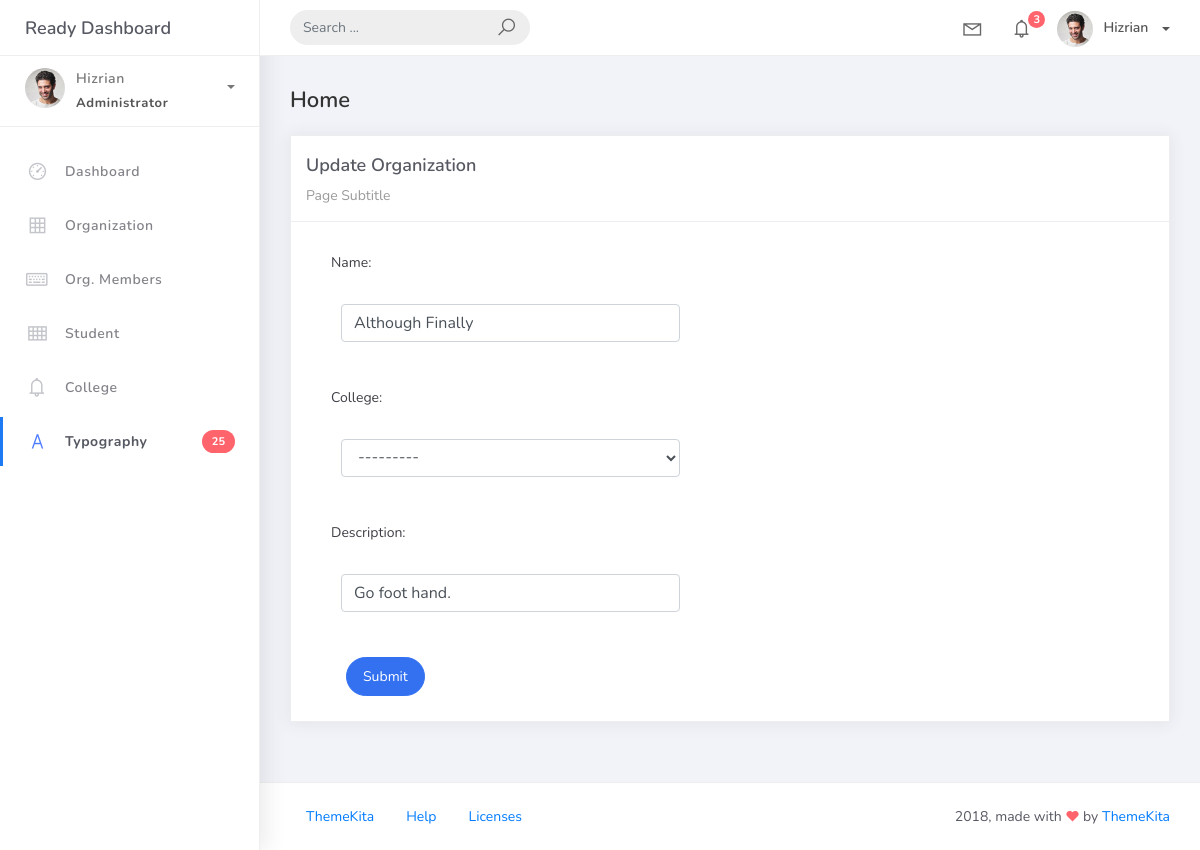
/organization_list/6/, run on an earlier commit of the app's database.
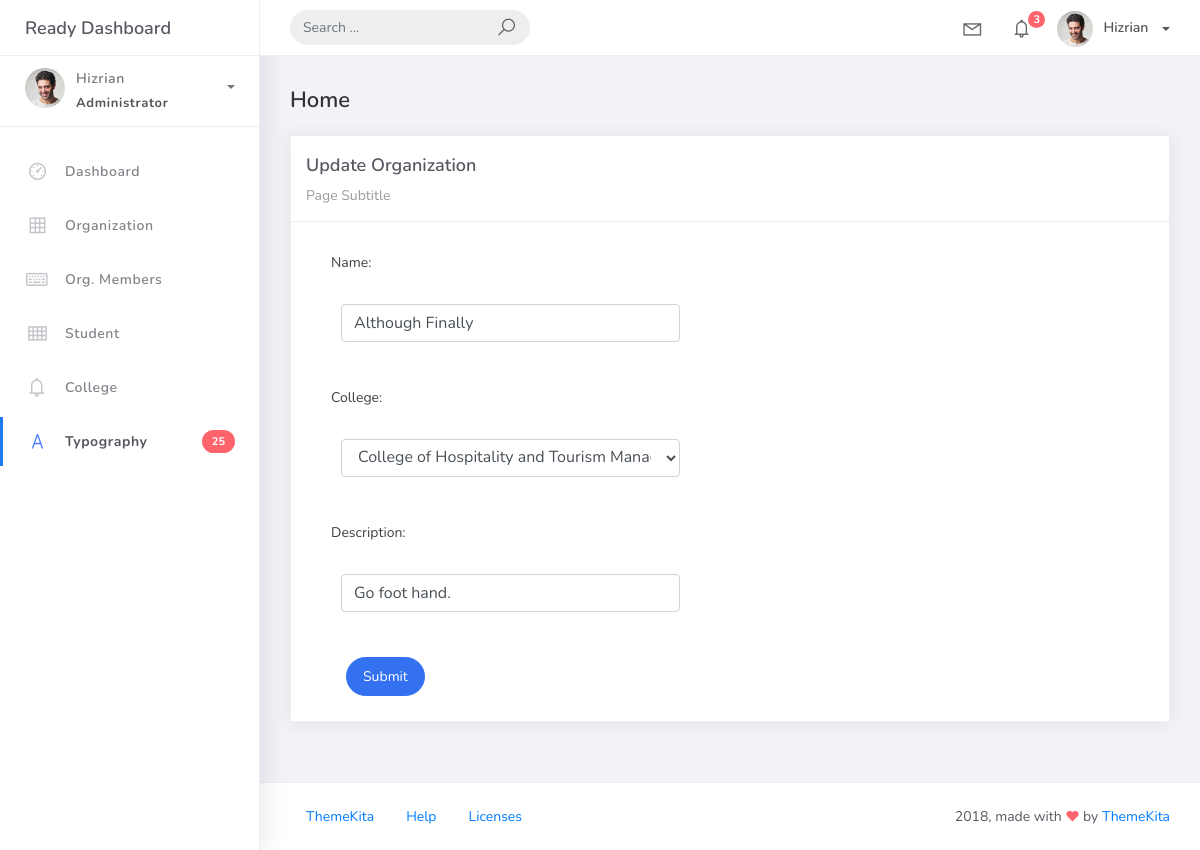
And on a later commit of the database.
### studentorg/models.py (models this page shows, shortened)
class BaseModel(models.Model):
    created_at = models.DateTimeField(auto_now_add=True, db_index=True)
    updated_at = models.DateTimeField(auto_now=True)
    class Meta:
        abstract = True

class Organization(BaseModel):
    name = models.CharField(max_length=250)
    college = models.ForeignKey(College, null=True, blank=True, on_delete=models.CASCADE)
    description = models.CharField(max_length=500)

### studentorg/views.py (the view)
# urls.py: path('organization_list/<int:pk>/', OrganizationUpdateView.as_view(), name='organization-update'),
class OrganizationUpdateView(UpdateView):
    model = Organization
    form_class = OrganizationForm
    template_name = 'org_form.html'
    success_url = reverse_lazy('organization-list')

### studentorg/forms.py
class OrganizationForm(ModelForm):
    class Meta:
        model = Organization
        fields = "__all__"

### studentorg/models.py (called while the page is built)
    def __str__(self):
        return self.college_name

### templates/org_form.html (shortened to what this page needs)
{% extends 'base.html' %} {% load static %} {% block content %}
<div class="content">
    <div class="container-fluid">
        <h4 class="page-title">Home</h4>
        <div class="row">
            <div class="col-md-12">
                <div class="card">
                    <div class="card-header">
                        <div class="card-title">
                            {% if object %}
                                Update Organization
                            {% else %}
                                Add New Organization
                            {% endif %}
                        </div>
                        <div class="card-category">Page Subtitle</div>
                    </div>
                    <div class="col-md-6">
                        <div class="card-body">
                            <form action="" method="post" novalidate>
                                {% include 'includes/form.html' %}
                                <div class="form-group">
                                    <div class="col-md-12 col-sm-3">
                                        <button type="submit" class="btn btn-primary btn-rounded">
                                            Submit
                                        </button>
                                    </div>
                                </div>
                            </form>
                        </div>
                    </div>
                </div>
            </div>
        </div>
    </div>
</div>
{% endblock %}

### templates/includes/form.html (shortened to what this page needs)
{% load widget_tweaks %}
{% for field in form %}
<div class="field item form-group">
    <label>{{ field.label_tag }}</label>
    <div class="form-group">
        {% render_field field class="form-control" %}
    </div>
</div>
{% endfor %}

What changed in the data, as far as the page shows it:
changed Organization "Although Finally": college "---------" → "College of Hospitality and Tourism Management"
